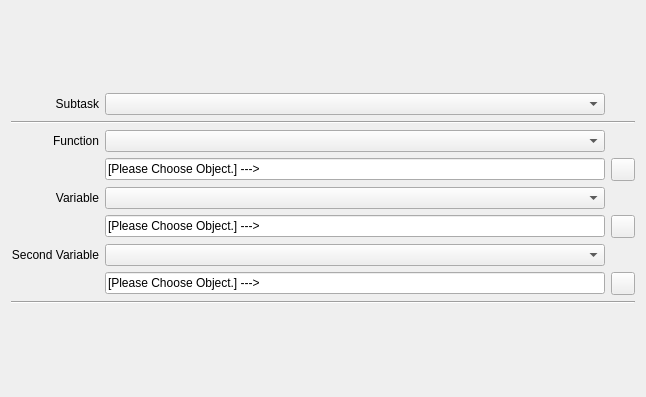
<?xml version="1.0" encoding="UTF-8"?>
<ui version="4.0">
<comment> Begin CVS Header </comment>
<comment>   $Source: /fs/turing/cvs/copasi_dev/copasi/UI/SensitivitiesWidget.ui,v $ </comment>
<comment>   $Revision: 1.5.4.1 $ </comment>
<comment>   $Name: Build-33 $ </comment>
<comment>   $Author: ssahle $ </comment>
<comment>   $Date: 2011/04/20 21:11:29 $ </comment>
<comment> End CVS Header </comment>

<comment> Copyright (C) 2011 by Pedro Mendes, Virginia Tech Intellectual </comment>
<comment> Properties, Inc., University of Heidelberg, and The University </comment>
<comment> of Manchester. </comment>
<comment> All rights reserved. </comment>

 <comment> All rights reserved. </comment>
 <class>SensitivitiesWidget</class>
 <widget class="TaskWidget" name="SensitivitiesWidget">
  <property name="geometry">
   <rect>
    <x>0</x>
    <y>0</y>
    <width>646</width>
    <height>397</height>
   </rect>
  </property>
  <layout class="QVBoxLayout" name="verticalLayout">
   <item>
    <layout class="QGridLayout" name="gridLayout">
     <item row="0" column="0">
      <widget class="QLabel" name="TextLabel1">
       <property name="sizePolicy">
        <sizepolicy hsizetype="Fixed" vsizetype="Fixed">
         <horstretch>0</horstretch>
         <verstretch>0</verstretch>
        </sizepolicy>
       </property>
       <property name="maximumSize">
        <size>
         <width>120</width>
         <height>16777215</height>
        </size>
       </property>
       <property name="text">
        <string>Subtask</string>
       </property>
       <property name="alignment">
        <set>Qt::AlignRight|Qt::AlignTrailing|Qt::AlignVCenter</set>
       </property>
      </widget>
     </item>
     <item row="0" column="1">
      <widget class="QComboBox" name="SubTaskChooser"/>
     </item>
     <item row="1" column="0" colspan="3">
      <widget class="Line" name="line">
       <property name="orientation">
        <enum>Qt::Horizontal</enum>
       </property>
      </widget>
     </item>
     <item row="2" column="0">
      <widget class="QLabel" name="TextLabel2">
       <property name="sizePolicy">
        <sizepolicy hsizetype="Fixed" vsizetype="Fixed">
         <horstretch>0</horstretch>
         <verstretch>0</verstretch>
        </sizepolicy>
       </property>
       <property name="maximumSize">
        <size>
         <width>120</width>
         <height>16777215</height>
        </size>
       </property>
       <property name="text">
        <string>Function</string>
       </property>
       <property name="alignment">
        <set>Qt::AlignRight|Qt::AlignTrailing|Qt::AlignVCenter</set>
       </property>
      </widget>
     </item>
     <item row="2" column="1">
      <widget class="SensWidgetComboBox" name="FunctionChooser">
       <property name="toolTip">
        <string>This specifies the set of target values for which&lt;br&gt;the sensitivities are to be calculated.</string>
       </property>
      </widget>
     </item>
     <item row="3" column="1">
      <widget class="QLineEdit" name="FunctionLineEdit">
       <property name="minimumSize">
        <size>
         <width>200</width>
         <height>0</height>
        </size>
       </property>
       <property name="text">
        <string>[Please Choose Object.] ---&gt;</string>
       </property>
      </widget>
     </item>
     <item row="3" column="2">
      <widget class="QToolButton" name="SingleFunctionChooser">
       <property name="toolTip">
        <string>If the target value of the sensitivities calculation is a single object &lt;br&gt;the object can be selected by clicking this button.</string>
       </property>
      </widget>
     </item>
     <item row="4" column="0">
      <widget class="QLabel" name="TextLabel3">
       <property name="sizePolicy">
        <sizepolicy hsizetype="Fixed" vsizetype="Fixed">
         <horstretch>0</horstretch>
         <verstretch>0</verstretch>
        </sizepolicy>
       </property>
       <property name="maximumSize">
        <size>
         <width>120</width>
         <height>16777215</height>
        </size>
       </property>
       <property name="text">
        <string>Variable</string>
       </property>
       <property name="alignment">
        <set>Qt::AlignRight|Qt::AlignTrailing|Qt::AlignVCenter</set>
       </property>
      </widget>
     </item>
     <item row="4" column="1">
      <widget class="SensWidgetComboBox" name="VariableChooser">
       <property name="toolTip">
        <string>This specifies a set of parameters. The sensitivities are calculated with respect to these parameters.</string>
       </property>
      </widget>
     </item>
     <item row="5" column="1">
      <widget class="QLineEdit" name="VariableLineEdit">
       <property name="sizePolicy">
        <sizepolicy hsizetype="Expanding" vsizetype="Fixed">
         <horstretch>0</horstretch>
         <verstretch>0</verstretch>
        </sizepolicy>
       </property>
       <property name="minimumSize">
        <size>
         <width>200</width>
         <height>0</height>
        </size>
       </property>
       <property name="text">
        <string>[Please Choose Object.] ---&gt;</string>
       </property>
      </widget>
     </item>
     <item row="5" column="2">
      <widget class="QToolButton" name="SingleVariableChooser"/>
     </item>
     <item row="6" column="0">
      <widget class="QLabel" name="TextLabel4">
       <property name="sizePolicy">
        <sizepolicy hsizetype="Fixed" vsizetype="Fixed">
         <horstretch>0</horstretch>
         <verstretch>0</verstretch>
        </sizepolicy>
       </property>
       <property name="maximumSize">
        <size>
         <width>120</width>
         <height>16777215</height>
        </size>
       </property>
       <property name="text">
        <string>Second Variable</string>
       </property>
       <property name="alignment">
        <set>Qt::AlignRight|Qt::AlignTrailing|Qt::AlignVCenter</set>
       </property>
      </widget>
     </item>
     <item row="6" column="1">
      <widget class="SensWidgetComboBox" name="Variable2Chooser">
       <property name="toolTip">
        <string>This specifies a second set of parameters. If this is set, second order sensitivities will be calculated.</string>
       </property>
      </widget>
     </item>
     <item row="7" column="1">
      <widget class="QLineEdit" name="Variable2LineEdit">
       <property name="minimumSize">
        <size>
         <width>200</width>
         <height>0</height>
        </size>
       </property>
       <property name="text">
        <string>[Please Choose Object.] ---&gt;</string>
       </property>
      </widget>
     </item>
     <item row="7" column="2">
      <widget class="QToolButton" name="SingleVariable2Chooser"/>
     </item>
     <item row="8" column="0" colspan="3">
      <widget class="Line" name="line_2">
       <property name="orientation">
        <enum>Qt::Horizontal</enum>
       </property>
      </widget>
     </item>
    </layout>
   </item>
  </layout>
 </widget>
 <customwidgets>
  <customwidget>
   <class>TaskWidget</class>
   <extends>QWidget</extends>
   <header>TaskWidget.h</header>
   <container>1</container>
  </customwidget>
  <customwidget>
   <class>SensWidgetComboBox</class>
   <extends>QComboBox</extends>
   <header>SensWidgetComboBox.h</header>
  </customwidget>
 </customwidgets>
 <resources/>
 <connections>
  <connection>
   <sender>SubTaskChooser</sender>
   <signal>activated(int)</signal>
   <receiver>SensitivitiesWidget</receiver>
   <slot>slotChooseSubTask(int)</slot>
   <hints>
    <hint type="sourcelabel">
     <x>170</x>
     <y>49</y>
    </hint>
    <hint type="destinationlabel">
     <x>226</x>
     <y>16</y>
    </hint>
   </hints>
  </connection>
  <connection>
   <sender>FunctionChooser</sender>
   <signal>activated(int)</signal>
   <receiver>SensitivitiesWidget</receiver>
   <slot>slotChooseFunction(int)</slot>
   <hints>
    <hint type="sourcelabel">
     <x>153</x>
     <y>141</y>
    </hint>
    <hint type="destinationlabel">
     <x>231</x>
     <y>104</y>
    </hint>
   </hints>
  </connection>
  <connection>
   <sender>VariableChooser</sender>
   <signal>activated(int)</signal>
   <receiver>SensitivitiesWidget</receiver>
   <slot>slotChooseVariable(int)</slot>
   <hints>
    <hint type="sourcelabel">
     <x>182</x>
     <y>249</y>
    </hint>
    <hint type="destinationlabel">
     <x>232</x>
     <y>218</y>
    </hint>
   </hints>
  </connection>
  <connection>
   <sender>Variable2Chooser</sender>
   <signal>activated(int)</signal>
   <receiver>SensitivitiesWidget</receiver>
   <slot>slotChooseVariable2(int)</slot>
   <hints>
    <hint type="sourcelabel">
     <x>215</x>
     <y>364</y>
    </hint>
    <hint type="destinationlabel">
     <x>261</x>
     <y>333</y>
    </hint>
   </hints>
  </connection>
  <connection>
   <sender>SingleFunctionChooser</sender>
   <signal>clicked()</signal>
   <receiver>SensitivitiesWidget</receiver>
   <slot>slotChooseSingleFunction()</slot>
   <hints>
    <hint type="sourcelabel">
     <x>726</x>
     <y>181</y>
    </hint>
    <hint type="destinationlabel">
     <x>695</x>
     <y>166</y>
    </hint>
   </hints>
  </connection>
  <connection>
   <sender>SingleVariableChooser</sender>
   <signal>clicked()</signal>
   <receiver>SensitivitiesWidget</receiver>
   <slot>slotChooseSingleVariable()</slot>
   <hints>
    <hint type="sourcelabel">
     <x>730</x>
     <y>306</y>
    </hint>
    <hint type="destinationlabel">
     <x>676</x>
     <y>284</y>
    </hint>
   </hints>
  </connection>
  <connection>
   <sender>SingleVariable2Chooser</sender>
   <signal>clicked()</signal>
   <receiver>SensitivitiesWidget</receiver>
   <slot>slotChooseSingleVariable2()</slot>
   <hints>
    <hint type="sourcelabel">
     <x>741</x>
     <y>414</y>
    </hint>
    <hint type="destinationlabel">
     <x>691</x>
     <y>390</y>
    </hint>
   </hints>
  </connection>
 </connections>
 <slots>
  <slot>slotChooseSingleFunction()</slot>
  <slot>slotChooseSingleVariable()</slot>
  <slot>slotChooseSingleVariable2()</slot>
  <slot>slotChooseSubTask(int)</slot>
  <slot>slotChooseFunction(int)</slot>
  <slot>slotChooseVariable(int)</slot>
  <slot>slotChooseVariable2(int)</slot>
 </slots>
</ui>
